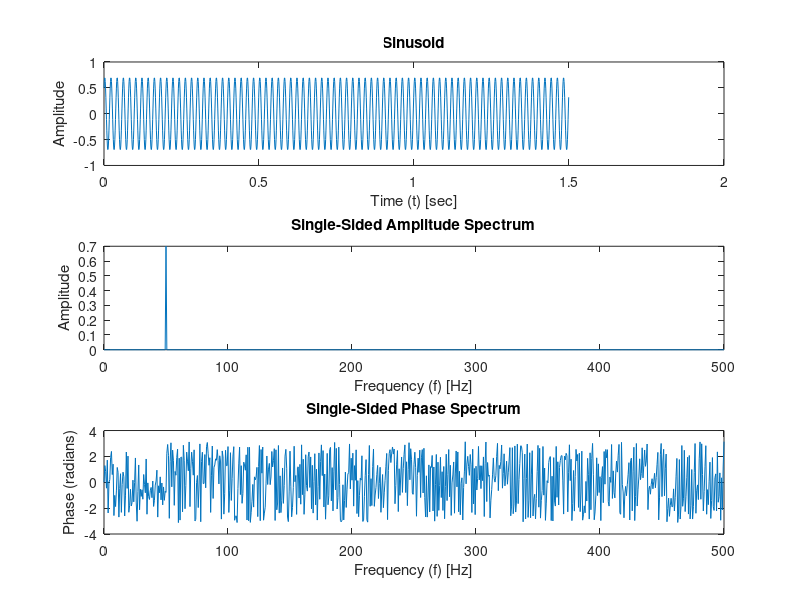

MATLAB code to generate this figure:
close all;
clear all;
clc;

% Parameters
Fs = 1000;           % Sampling frequency in Hz
T = 1/Fs;            % Sampling period
L = 1500;            % Length of signal (number of samples)
t = (0:L-1)*T;       % Time vector

% Example signal (sine wave)
f_signal = 50;       % Frequency of sine wave (in Hz)
phase_shift = pi/4;  % Phase shift (in radians)

signal = 0.7*sin(2*pi*f_signal*t + phase_shift);

% Perform FFT
N = length(signal);   % Number of points in FFT
Y = fft(signal, N);   % Compute the FFT

% Frequency array generation
% f = Fs*(0:(N/2))/N;   % Frequency array for one-sided spectrum
f = 0:(Fs/N):(Fs/2);

% Take the magnitude for one-sided amplitude spectrum
P2 = abs(Y/N);        % Two-sided spectrum
P1 = P2(1:N/2+1);     % Single-sided spectrum
P1(2:end-1) = 2*P1(2:end-1);  % Adjust amplitude for one-sided spectrum
amp_spectrum = P1;

% Compute the phase spectrum (single-sided)
ph_spectrum = angle(Y(1:N/2+1));  % Extract the phase for one-sided spectrum

ph_spectrum_degrees = rad2deg(ph_spectrum);

ph_spectrum_unwrapped = unwrap(ph_spectrum);

% Plot the spectrum

figure;
subplot(3,1,1)
plot(t, signal);
title('Sinusoid');
xlabel('Time (t) [sec]');
ylabel('Amplitude');

subplot(3,1,2)
plot(f, amp_spectrum);
title('Single-Sided Amplitude Spectrum');
xlabel('Frequency (f) [Hz]');
ylabel('Amplitude');

subplot(3,1,3)
plot(f, ph_spectrum);
title('Single-Sided Phase Spectrum');
xlabel('Frequency (f) [Hz]');
ylabel('Phase (radians)');
